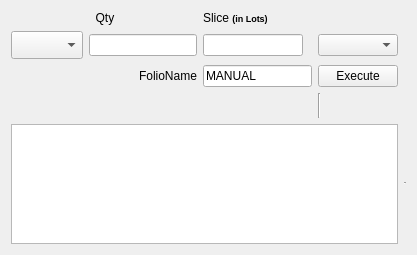
<?xml version="1.0" encoding="UTF-8"?>
<ui version="4.0">
 <class>Form</class>
 <widget class="QWidget" name="Form">
  <property name="geometry">
   <rect>
    <x>0</x>
    <y>0</y>
    <width>417</width>
    <height>255</height>
   </rect>
  </property>
  <property name="windowTitle">
   <string>Form</string>
  </property>
  <layout class="QGridLayout" name="gridLayout">
   <item row="2" column="1">
    <widget class="QComboBox" name="cbOrderType">
     <property name="sizePolicy">
      <sizepolicy hsizetype="Maximum" vsizetype="Minimum">
       <horstretch>0</horstretch>
       <verstretch>0</verstretch>
      </sizepolicy>
     </property>
     <property name="minimumSize">
      <size>
       <width>70</width>
       <height>28</height>
      </size>
     </property>
    </widget>
   </item>
   <item row="5" column="8">
    <widget class="Line" name="line">
     <property name="orientation">
      <enum>Qt::Horizontal</enum>
     </property>
    </widget>
   </item>
   <item row="2" column="4" colspan="2">
    <widget class="QLineEdit" name="leSlice">
     <property name="maximumSize">
      <size>
       <width>100</width>
       <height>16777215</height>
      </size>
     </property>
    </widget>
   </item>
   <item row="5" column="1" colspan="7">
    <widget class="QTableView" name="tableView"/>
   </item>
   <item row="0" column="4">
    <widget class="QLabel" name="label_2">
     <property name="text">
      <string>&lt;html&gt;&lt;head/&gt;&lt;body&gt;&lt;p&gt;Slice &lt;span style=&quot; font-size:7pt; font-weight:600;&quot;&gt;(in Lots)&lt;/span&gt;&lt;/p&gt;&lt;/body&gt;&lt;/html&gt;</string>
     </property>
    </widget>
   </item>
   <item row="3" column="3">
    <widget class="QLabel" name="label_3">
     <property name="text">
      <string>FolioName</string>
     </property>
    </widget>
   </item>
   <item row="0" column="2">
    <widget class="QLabel" name="label">
     <property name="text">
      <string>  Qty</string>
     </property>
    </widget>
   </item>
   <item row="2" column="7">
    <widget class="QComboBox" name="cbClient"/>
   </item>
   <item row="2" column="2" colspan="2">
    <widget class="QLineEdit" name="leQty">
     <property name="maximumSize">
      <size>
       <width>150</width>
       <height>16777215</height>
      </size>
     </property>
    </widget>
   </item>
   <item row="3" column="4" colspan="3">
    <widget class="QLineEdit" name="leFolioNo">
     <property name="maximumSize">
      <size>
       <width>120</width>
       <height>16777215</height>
      </size>
     </property>
     <property name="text">
      <string>MANUAL</string>
     </property>
    </widget>
   </item>
   <item row="3" column="7">
    <widget class="QPushButton" name="pbSubmit">
     <property name="text">
      <string>Execute</string>
     </property>
    </widget>
   </item>
   <item row="4" column="7">
    <widget class="Line" name="line_2">
     <property name="minimumSize">
      <size>
       <width>0</width>
       <height>25</height>
      </size>
     </property>
     <property name="orientation">
      <enum>Qt::Vertical</enum>
     </property>
    </widget>
   </item>
  </layout>
 </widget>
 <resources/>
 <connections/>
</ui>
